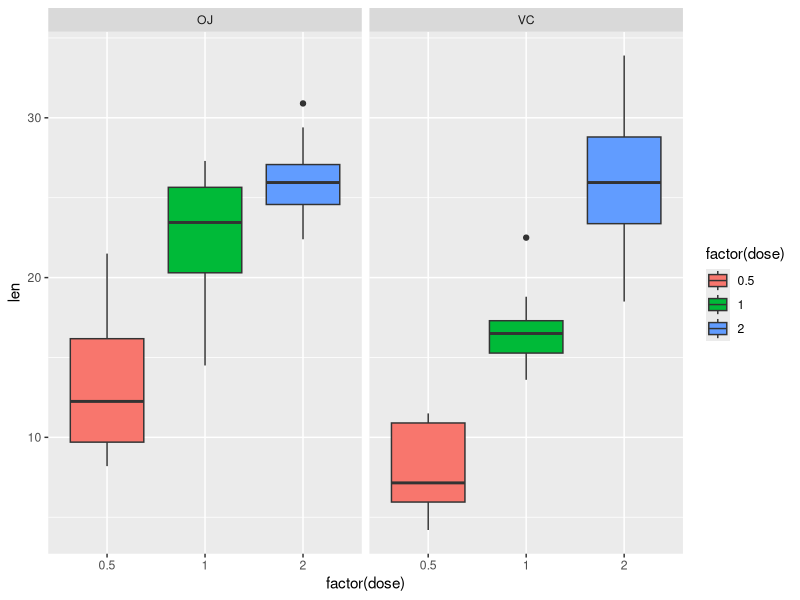

Reproduce this figure in R.
## ---- chunk 1
library(dplyr)
library(ggplot2)
## ---- chunk 2
data("ToothGrowth")
str(ToothGrowth)

## ---- chunk 3
ToothGrowth %>% 
  dplyr::group_by(supp, dose) %>% 
  dplyr::summarise(mean_len = mean(len),
                   sd_len = sd(len))

## ---- chunk 4
VC <- ToothGrowth %>% dplyr::filter(supp == "VC")
OJ <- ToothGrowth %>% dplyr::filter(supp == "OJ")

t.test(OJ$len, VC$len)

## ---- chunk 5
dose05 <- ToothGrowth %>% dplyr::filter(dose == 0.5)
dose1 <- ToothGrowth %>% dplyr::filter(dose == 1)
dose2 <- ToothGrowth %>% dplyr::filter(dose == 2)
t.test(dose2$len, dose05$len)
t.test(dose2$len, dose1$len)
t.test(dose1$len, dose05$len)

## ---- chunk 6
p1 <- t.test(dose2$len, dose05$len)$p.value
p2 <- t.test(dose2$len, dose1$len)$p.value
p3 <- t.test(dose1$len, dose05$len)$p.value

p_values <- c(p1, p2, p3)

alpha <- 0.05
hypotheses <- 3

bonferroni <- alpha/hypotheses

p_values<bonferroni

## ---- chunk 7

## ---- chunk 8
    ggplot(ToothGrowth, aes(x = factor(dose), y = len, fill = factor(dose)))+
                  geom_boxplot()+
                  facet_grid(.~supp)
